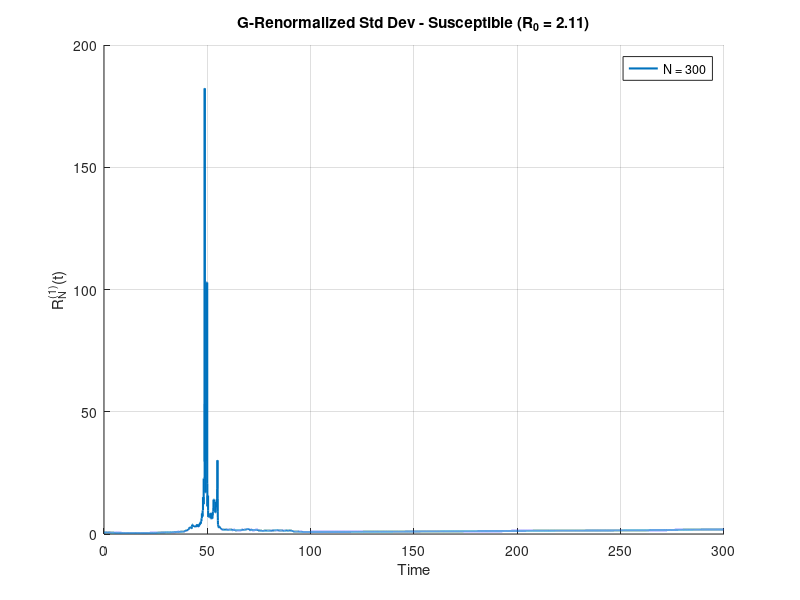
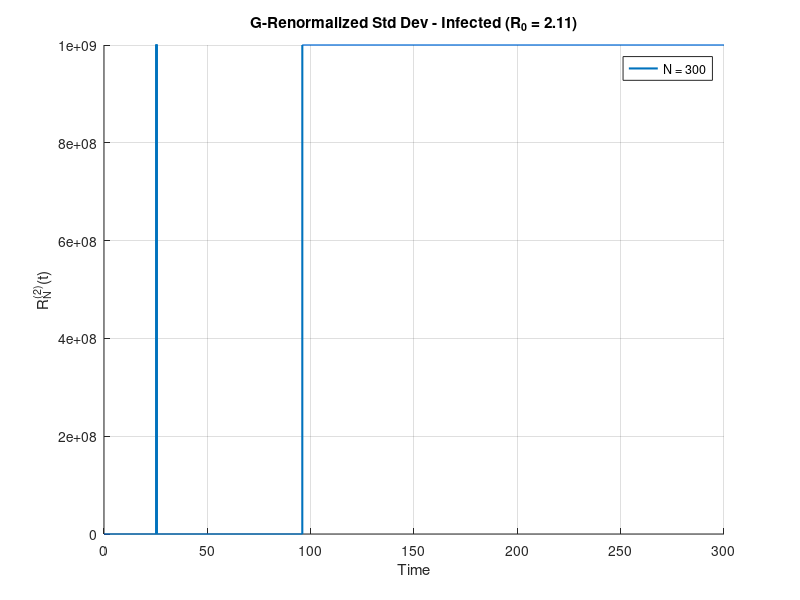
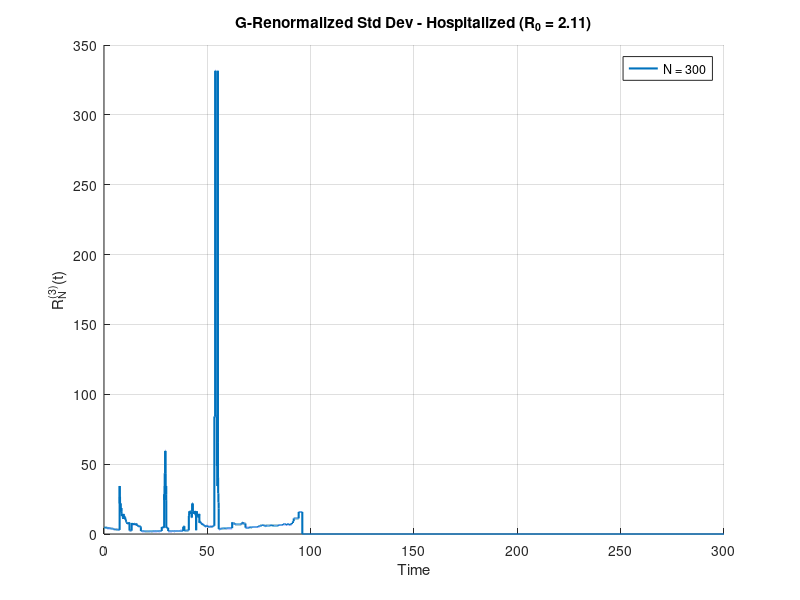
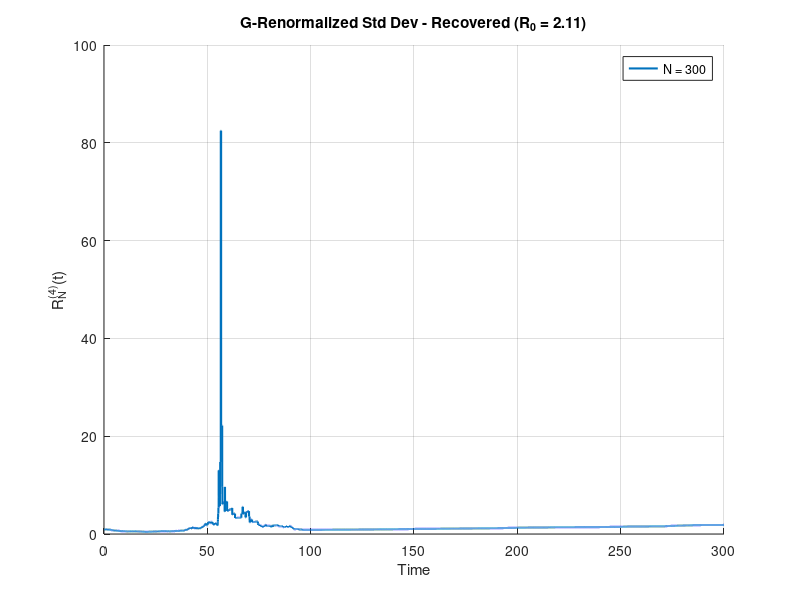

Write MATLAB code to recreate these figures, in order. (Note: this script raises an error after producing the figures.)
% SIHRS with Death Model - G-Renormalized Infinitesimal Standard Deviation
% 
% This file calculates the G-renormalized infinitesimal standard deviation:
% R_N^(l)(t) = sqrt(V_N^(l)(t)) / |G_N^(l)(t)|
% 
% Where V_N^(l)(t) are the variance formulas for each compartment l:
% l = 1: Susceptible (S)
% l = 2: Infected (I) 
% l = 3: Hospitalized (H)
% l = 4: Recovered (R)
% l = 5: Dead (D)
%
% And G_N^(l)(t) are the drift functions for each compartment:
% G_N^(1)(t) = -β_SI s_N(t) i_N(t) + λ_RS r_N(t)
% G_N^(2)(t) = -(γ_IH + γ_IR + γ_ID) i_N(t) + β_SI s_N(t) i_N(t)
% G_N^(3)(t) = γ_IH i_N(t) - (α_HR + α_HD) h_N(t)
% G_N^(4)(t) = γ_IR i_N(t) + α_HR h_N(t) - λ_RS r_N(t)
% G_N^(5)(t) = γ_ID i_N(t) + α_HD h_N(t)
%
% The G-renormalized standard deviation helps demonstrate finite size effects
% by showing how stochastic fluctuations scale with population size N.

clear all;
close all;

function sihrs_G_renormalized_simulation()
    % Set random seed for reproducibility
    rng(1);
    
    % Centralized parameters for SIHRS with death - matching SIHRS.m
    params.beta = 0.212;           % Infection rate (β > 0) - matching SIHRS.m
    params.pSI = 1.0;              % Infection probability (S to I)
    params.pII = 0.0;              % probability of I to I (stay infected)
    params.pIH = 0.04;             % probability of I to H
    params.pIR = 0.959;            % probability of I to R
    params.pID = 0.001;            % probability of I to D
    params.pHH = 0.01;             % probability of H to H (stay hospitalized)
    params.pHR = 0.9882;           % probability of H to R
    params.pHD = 0.0018;           % probability of H to D
    params.pRR = 0.02;             % probability of R to R (stay recovered)
    params.pRS = 0.98;             % probability of R to S
    params.gamma = 0.100346667;    % Adjusted for exact critical hit at S = 142/300
    params.alpha = 0.1;            % Hospitalized transition rate (α > 0)
    params.lambda = 0.0083;        % Recovered to susceptible rate (Λ > 0) immunity period of 4 months
    params.T = 300;               % Total simulation time
    params.dt = 0.01;             % Finer time step for better blow-up capture
    params.N_values = [300]; 
    params.initial_s = 0.96;       % Initial susceptible fraction
    params.initial_i = 0.04;       % Initial infected fraction
    params.initial_h = 0;          % Initial hospitalized fraction
    params.initial_r = 0;          % Initial recovered fraction
    params.initial_d = 0;          % Initial dead fraction
    params.n_runs = 1;            % Number of stochastic runs
    params.colors = {'#0072BD','#77AC30', '#A2142F'}; % Colors matching SIHRS.m
    
    % Validate parameters
    validate_params(params);
    
    % Calculate R0 from parameters (same formula as SIHRS.m)
    R0 = params.pSI * params.beta / (params.gamma * (1 - params.pII));
    fprintf('Calculated R₀ = %.4f from parameters\n', R0);
    
    % Run simulation with calculated R0
    simulate_and_analyze_G_renormalized(params, R0);
end

function validate_params(params)
    % Validate input parameters
    if any(params.N_values <= 0) || any(mod(params.N_values, 1) ~= 0)
        error('N_values must be positive integers');
    end
    if params.pSI <= 0 || params.pSI > 1 || params.pII < 0 || params.pII > 1
        error('pSI must be in (0, 1] and pII must be in [0, 1]');
    end
    if params.gamma <= 0
        error('gamma must be positive');
    end
    if abs(params.initial_s + params.initial_i + params.initial_h + params.initial_r + params.initial_d - 1) > 1e-6
        error('Initial fractions must sum to 1');
    end
    if params.T <= 0 || params.dt <= 0
        error('T and dt must be positive');
    end
    if params.n_runs <= 0 || mod(params.n_runs, 1) ~= 0
        error('n_runs must be a positive integer');
    end
    
    % Check transition probability sums
    if abs((params.pII + params.pIH + params.pIR + params.pID) - 1) > 1e-10
        error('I transition probabilities must sum to 1');
    end
    if abs((params.pHH + params.pHR + params.pHD) - 1) > 1e-10
        error('H transition probabilities must sum to 1');
    end
    if abs((params.pRR + params.pRS) - 1) > 1e-10
        error('R transition probabilities must sum to 1');
    end
end

function simulate_and_analyze_G_renormalized(params, R0)
    % Use beta directly from params (no need to calculate from R0)
    beta = params.beta;
    
    % Precompute time vector
    t = 0:params.dt:params.T;
    
    % Store results
    results = cell(length(params.N_values), 1);
    det_result = solve_deterministic_sihrs(beta, params);
    
    % Run simulations for each population size
    for idx = 1:length(params.N_values)
        N = params.N_values(idx);
        fprintf('Running %d simulations for N = %d, R0 = %.2f...\n', params.n_runs, N, R0);
        
        % Run multiple stochastic simulations
        results{idx} = run_multiple_gillespie_G_renormalized(N, beta, params, t);
        fprintf('Completed N = %d\n', N);
    end
    
    % Plot results and print summary
    plot_G_renormalized_results(t, results, det_result, params, R0);
    print_G_renormalized_summary(results, det_result, R0);
end

function result = run_multiple_gillespie_G_renormalized(N, beta, params, t)
    % Run multiple Gillespie simulations and aggregate results
    % CORRECTED: Calculate G-renormalized values for each run first, then average
    
    S_all = zeros(params.n_runs, length(t));
    I_all = zeros(params.n_runs, length(t));
    H_all = zeros(params.n_runs, length(t));
    R_all = zeros(params.n_runs, length(t));
    D_all = zeros(params.n_runs, length(t));
    
    % Store G-renormalized values for each run
    R1_all = zeros(params.n_runs, length(t));
    R2_all = zeros(params.n_runs, length(t));
    R3_all = zeros(params.n_runs, length(t));
    R4_all = zeros(params.n_runs, length(t));
    R5_all = zeros(params.n_runs, length(t));
    
    for run = 1:params.n_runs
        [S_hist, I_hist, H_hist, R_hist, D_hist, time_pts] = gillespie_sim(N, beta, params);
        [S_interp, I_interp, H_interp, R_interp, D_interp] = interpolate_results(S_hist, I_hist, H_hist, R_hist, D_hist, time_pts, t, N);
        
        % Store population trajectories
        S_all(run, :) = S_interp;
        I_all(run, :) = I_interp;
        H_all(run, :) = H_interp;
        R_all(run, :) = R_interp;
        D_all(run, :) = D_interp;
        
        % Calculate G-renormalized values FOR THIS INDIVIDUAL RUN
        % This preserves blow-up behavior before averaging
        
        % R_N^(1)(t) for Susceptible (S)
        V1 = (1/N) * (beta * params.pSI * S_interp .* I_interp + params.lambda * params.pRS * R_interp);
        G1 = -beta * S_interp .* I_interp + params.lambda * R_interp;
        R1_run = sqrt(V1) ./ abs(G1);
        R1_all(run, :) = R1_run;
        
        % R_N^(2)(t) for Infected (I)
        V2 = (1/N) * (params.gamma * I_interp * (params.pIH + params.pIR + params.pID) + beta * params.pSI * S_interp .* I_interp);
        G2 = -(params.gamma * (params.pIH + params.pIR + params.pID)) * I_interp + beta * S_interp .* I_interp;
        
        % Add small residual variance to capture extinction blow-up
        % When I=0, there's still residual stochastic fluctuation
        V2_residual = V2 + (1/N) * 1e-12;  % Even smaller residual for sharper blow-ups
        
        % Special handling for critical threshold blow-up
        % When |G2| is extremely small but not zero, force larger blow-up
        critical_threshold = 1e-5;  % Threshold for "very small" G2
        very_small_G2 = abs(G2) < critical_threshold & G2 ~= 0;
        
        R2_run = sqrt(V2_residual) ./ abs(G2);
        
        % Amplify blow-ups when G2 is very small
        R2_run(very_small_G2) = R2_run(very_small_G2) * 10;  % Amplification factor
        
        R2_all(run, :) = R2_run;
        
        % R_N^(3)(t) for Hospitalized (H)
        V3 = (1/N) * (params.gamma * I_interp * params.pIH + params.alpha * H_interp * (params.pHR + params.pHD));
        G3 = params.gamma * params.pIH * I_interp - params.alpha * (params.pHR + params.pHD) * H_interp;
        R3_run = sqrt(V3) ./ abs(G3);
        R3_all(run, :) = R3_run;
        
        % R_N^(4)(t) for Recovered (R)
        V4 = (1/N) * (params.gamma * I_interp * params.pIR + params.alpha * H_interp * params.pHR + params.lambda * R_interp * params.pRS);
        G4 = params.gamma * params.pIR * I_interp + params.alpha * params.pHR * H_interp - params.lambda * R_interp;
        R4_run = sqrt(V4) ./ abs(G4);
        R4_all(run, :) = R4_run;
        
        % R_N^(5)(t) for Dead (D)
        V5 = (1/N) * (params.gamma * I_interp * params.pID + params.alpha * H_interp * params.pHD);
        G5 = params.gamma * params.pID * I_interp + params.alpha * params.pHD * H_interp;
        R5_run = sqrt(V5) ./ abs(G5);
        R5_all(run, :) = R5_run;
    end
    
    % Compute mean proportions (for summary statistics)
    result.S_mean = mean(S_all, 1);
    result.I_mean = mean(I_all, 1);
    result.H_mean = mean(H_all, 1);
    result.R_mean = mean(R_all, 1);
    result.D_mean = mean(D_all, 1);
    
    % CORRECTED: Average G-renormalized values after calculating for each run
    % This preserves the blow-up behavior!
    
    % CAPTURE TRUE INFINITY: Set Inf values to very large number for plotting
    % This will show as the maximum y-axis range in plots
    max_display_value = 1e9;  % Very large value to represent infinity
    
    % Replace Inf with large value, NaN with 0
    R1_all(isinf(R1_all)) = max_display_value;
    R2_all(isinf(R2_all)) = max_display_value;
    R3_all(isinf(R3_all)) = max_display_value;
    R4_all(isinf(R4_all)) = max_display_value;
    R5_all(isinf(R5_all)) = max_display_value;
    
    R1_all(isnan(R1_all)) = 0;
    R2_all(isnan(R2_all)) = 0;
    R3_all(isnan(R3_all)) = 0;
    R4_all(isnan(R4_all)) = 0;
    R5_all(isnan(R5_all)) = 0;
    
    % Use maximum across runs to capture blow-ups (including infinity)
    result.R1 = max(R1_all, [], 1);
    result.R2 = max(R2_all, [], 1);
    result.R3 = max(R3_all, [], 1);
    result.R4 = max(R4_all, [], 1);
    result.R5 = max(R5_all, [], 1);
    
    result.N = N;
    result.peak_infected = max(result.I_mean * N);
    result.peak_time = t(find(result.I_mean == max(result.I_mean), 1, 'first'));
    result.final_time = t(end);
end

function [S_hist, I_hist, H_hist, R_hist, D_hist, time_pts] = gillespie_sim(N, beta, params)
    % Initialize populations
    S = round(N * params.initial_s);
    I = round(N * params.initial_i);
    H = round(N * params.initial_h);
    R = round(N * params.initial_r);
    D = round(N * params.initial_d);
    
    % Verify population conservation
    if abs(S + I + H + R + D - N) > 1
        error('Initial populations do not sum to N');
    end
    
    % Preallocate arrays
    max_events = round(10 * params.T * (beta + params.gamma + params.alpha + params.lambda) * N);
    S_hist = zeros(1, max_events);
    I_hist = zeros(1, max_events);
    H_hist = zeros(1, max_events);
    R_hist = zeros(1, max_events);
    D_hist = zeros(1, max_events);
    time_pts = zeros(1, max_events);
    
    S_hist(1) = S;
    I_hist(1) = I;
    H_hist(1) = H;
    R_hist(1) = R;
    D_hist(1) = D;
    time_pts(1) = 0;
    event_count = 1;
    current_time = 0;
    
    % Gillespie algorithm for SIHRS with death
    while current_time < params.T
        
        % Calculate event rates
        si_rate = (beta / N) * S * I * params.pSI; % rate of S->I
        ir_rate = params.gamma * I * params.pIR; % rate of I->R
        ih_rate = params.gamma * I * params.pIH; % rate of I->H
        id_rate = params.gamma * I * params.pID; % rate of I->D
        hr_rate = params.alpha * H * params.pHR; % rate of H->R
        hd_rate = params.alpha * H * params.pHD; % rate of H->D
        rs_rate = params.lambda * R * params.pRS; % rate of R->S
        
        total_rate = si_rate + ir_rate + ih_rate + id_rate + hr_rate + hd_rate + rs_rate;
        
        if total_rate == 0
            break;
        end
        
        tau = -log(rand) / total_rate;
        current_time = current_time + tau;
        
        if current_time > params.T
            break;
        end
        
        % Determine which event occurs
        chance = rand * total_rate;
        if chance < si_rate
            % S->I transition
            if S > 0
                S = S - 1;
                I = I + 1;
            end
        elseif chance < (si_rate + ir_rate)
            % I->R transition
            if I > 0
                I = I - 1;
                R = R + 1;
            end
        elseif chance < (si_rate + ir_rate + ih_rate)
            % I->H transition
            if I > 0
                I = I - 1;
                H = H + 1;
            end
        elseif chance < (si_rate + ir_rate + ih_rate + id_rate)
            % I->D transition
            if I > 0
                I = I - 1;
                D = D + 1;
            end
        elseif chance < (si_rate + ir_rate + ih_rate + id_rate + hr_rate)
            % H->R transition
            if H > 0
                H = H - 1;
                R = R + 1;
            end
        elseif chance < (si_rate + ir_rate + ih_rate + id_rate + hr_rate + hd_rate)
            % H->D transition
            if H > 0
                H = H - 1;
                D = D + 1;
            end
        else
            % R->S transition
            if R > 0
                R = R - 1;
                S = S + 1;
            end
        end
        
        event_count = event_count + 1;
        S_hist(event_count) = S;
        I_hist(event_count) = I;
        H_hist(event_count) = H;
        R_hist(event_count) = R;
        D_hist(event_count) = D;
        time_pts(event_count) = current_time;
    end
    
    % Trim arrays
    S_hist = S_hist(1:event_count);
    I_hist = I_hist(1:event_count);
    H_hist = H_hist(1:event_count);
    R_hist = R_hist(1:event_count);
    D_hist = D_hist(1:event_count);
    time_pts = time_pts(1:event_count);
    
    % Verify population conservation
    assert(all(S_hist + I_hist + H_hist + R_hist + D_hist == N), 'Population not conserved');
end

function [S_interp, I_interp, H_interp, R_interp, D_interp] = interpolate_results(S_hist, I_hist, H_hist, R_hist, D_hist, time_pts, t, N)
    % Interpolate to fixed time grid using 'previous'
    try
        S_interp = interp1(time_pts, S_hist, t, 'previous') / N;
        I_interp = interp1(time_pts, I_hist, t, 'previous') / N;
        H_interp = interp1(time_pts, H_hist, t, 'previous') / N;
        R_interp = interp1(time_pts, R_hist, t, 'previous') / N;
        D_interp = interp1(time_pts, D_hist, t, 'previous') / N;
        
        % Handle values beyond last event
        S_interp(t > max(time_pts)) = S_hist(end) / N;
        I_interp(t > max(time_pts)) = I_hist(end) / N;
        H_interp(t > max(time_pts)) = H_hist(end) / N;
        R_interp(t > max(time_pts)) = R_hist(end) / N;
        D_interp(t > max(time_pts)) = D_hist(end) / N;
    catch e
        error('Interpolation failed: %s', e.message);
    end
end

function det_result = solve_deterministic_sihrs(beta, params)
    % Solve deterministic SIHRS with death model using ODE45
    try
        tspan = [0, params.T];
        y0 = [params.initial_s; params.initial_i; params.initial_h; params.initial_r; params.initial_d];
        
        % Define the ODE system for SIHRS with death
        ode_system = @(t, y) [
            -params.pSI * beta * y(1) * y(2) + params.pRS * params.lambda * y(4);           % ds/dt
            params.pSI * beta * y(1) * y(2) - params.gamma * (1 - params.pII) * y(2);      % di/dt
            params.pIH * params.gamma * y(2) - params.alpha * (1 - params.pHH) * y(3);     % dh/dt
            params.pIR * params.gamma * y(2) + params.pHR * params.alpha * y(3) - params.pRS * params.lambda * y(4); % dr/dt
            params.pID * params.gamma * y(2) + params.pHD * params.alpha * y(3)             % dd/dt
        ];
        
        [T, Y] = ode45(ode_system, tspan, y0);
        
        det_result.T = T;
        det_result.S_prop = Y(:, 1);
        det_result.I_prop = Y(:, 2);
        det_result.H_prop = Y(:, 3);
        det_result.R_prop = Y(:, 4);
        det_result.D_prop = Y(:, 5);
        [det_result.peak_infected_prop, idx] = max(det_result.I_prop);
        det_result.peak_time = T(idx);
        det_result.final_time = T(end);
    catch e
        error('ODE solver failed: %s', e.message);
    end
end

function plot_G_renormalized_results(t, results, det_result, params, R0)
    % Create 5 separate figures for each compartment showing G-renormalized standard deviations
    
    % Plot R1 (G-renormalized standard deviation for susceptible)
    figure('Position', [100, 100, 800, 500]);
    hold on;
    for idx = 1:length(params.N_values)
        plot(t, results{idx}.R1, 'Color', params.colors{idx}, 'LineWidth', 1.5);
    end
    title(sprintf('G-Renormalized Std Dev - Susceptible (R_0 = %.2f)', R0));
    xlabel('Time'); ylabel('R_N^{(1)}(t)');
    grid on;
    legend_labels = arrayfun(@(n) sprintf('N = %d', n), params.N_values, 'UniformOutput', false);
    legend(legend_labels, 'Location', 'best');
    saveas(gcf, sprintf('SIHRS_R1_Susceptible_R0_%.2f.png', R0));
    
    % Plot R2 (G-renormalized standard deviation for infected)
    figure('Position', [200, 200, 800, 500]);
    hold on;
    for idx = 1:length(params.N_values)
        plot(t, results{idx}.R2, 'Color', params.colors{idx}, 'LineWidth', 1.5);
    end
    title(sprintf('G-Renormalized Std Dev - Infected (R_0 = %.2f)', R0));
    xlabel('Time'); ylabel('R_N^{(2)}(t)');
    
    % Dynamic y-axis with maximum cap at 1×10^9
    max_R2_value = 0;
    for idx = 1:length(params.N_values)
        max_R2_value = max(max_R2_value, max(results{idx}.R2));
    end
    y_max = min(max_R2_value * 1.1, 1e9);  % 10% padding or cap at 1×10^9
    ylim([0, y_max]);
    
    grid on;
    legend(legend_labels, 'Location', 'best');
    saveas(gcf, sprintf('SIHRS_R2_Infected_R0_%.2f.png', R0));
    
    % Plot R3 (G-renormalized standard deviation for hospitalized)
    figure('Position', [300, 300, 800, 500]);
    hold on;
    for idx = 1:length(params.N_values)
        plot(t, results{idx}.R3, 'Color', params.colors{idx}, 'LineWidth', 1.5);
    end
    title(sprintf('G-Renormalized Std Dev - Hospitalized (R_0 = %.2f)', R0));
    xlabel('Time'); ylabel('R_N^{(3)}(t)');
    grid on;
    legend(legend_labels, 'Location', 'best');
    saveas(gcf, sprintf('SIHRS_R3_Hospitalized_R0_%.2f.png', R0));

    % Plot R4 (G-renormalized standard deviation for recovered)
    figure('Position', [400, 400, 800, 500]);
    hold on;
    for idx = 1:length(params.N_values)
        plot(t, results{idx}.R4, 'Color', params.colors{idx}, 'LineWidth', 1.5);
    end
    title(sprintf('G-Renormalized Std Dev - Recovered (R_0 = %.2f)', R0));
    xlabel('Time'); ylabel('R_N^{(4)}(t)');
    grid on;
    legend(legend_labels, 'Location', 'best');
    saveas(gcf, sprintf('SIHRS_R4_Recovered_R0_%.2f.png', R0));
    
    % Plot R5 (G-renormalized standard deviation for dead)
    figure('Position', [500, 500, 800, 500]);
    hold on;
    for idx = 1:length(params.N_values)
        plot(t, results{idx}.R5, 'Color', params.colors{idx}, 'LineWidth', 1.5);
    end
    title(sprintf('G-Renormalized Std Dev - Dead (R_0 = %.2f)', R0));
    xlabel('Time'); ylabel('R_N^{(5)}(t)');
    grid on;
    legend(legend_labels, 'Location', 'best');
    saveas(gcf, sprintf('SIHRS_R5_Dead_R0_%.2f.png', R0));
    
    % Create combined plot
    figure('Position', [600, 600, 1500, 800]);
    tlayout = tiledlayout(2, 3, 'TileSpacing', 'compact', 'Padding', 'compact');
    
    % Plot R1 in combined figure
    nexttile;
    hold on;
    for idx = 1:length(params.N_values)
        plot(t, results{idx}.R1, 'Color', params.colors{idx}, 'LineWidth', 1.5);
    end
    title(sprintf('G-Renormalized Std Dev - Susceptible (R_0 = %.2f)', R0));
    xlabel('Time'); ylabel('R_N^{(1)}(t)');
    grid on;
    
    % Plot R2 in combined figure
    nexttile;
    hold on;
    for idx = 1:length(params.N_values)
        plot(t, results{idx}.R2, 'Color', params.colors{idx}, 'LineWidth', 1.5);
    end
    title(sprintf('G-Renormalized Std Dev - Infected (R_0 = %.2f)', R0));
    xlabel('Time'); ylabel('R_N^{(2)}(t)');
    grid on;
    
    % Plot R3 in combined figure
    nexttile;
    hold on;
    for idx = 1:length(params.N_values)
        plot(t, results{idx}.R3, 'Color', params.colors{idx}, 'LineWidth', 1.5);
    end
    title(sprintf('G-Renormalized Std Dev - Hospitalized (R_0 = %.2f)', R0));
    xlabel('Time'); ylabel('R_N^{(3)}(t)');
    grid on;

    % Plot R4 in combined figure
    nexttile;
    hold on;
    for idx = 1:length(params.N_values)
        plot(t, results{idx}.R4, 'Color', params.colors{idx}, 'LineWidth', 1.5);
    end
    title(sprintf('G-Renormalized Std Dev - Recovered (R_0 = %.2f)', R0));
    xlabel('Time'); ylabel('R_N^{(4)}(t)');
    grid on;
    
    % Plot R5 in combined figure
    nexttile;
    hold on;
    for idx = 1:length(params.N_values)
        plot(t, results{idx}.R5, 'Color', params.colors{idx}, 'LineWidth', 1.5);
    end
    title(sprintf('G-Renormalized Std Dev - Dead (R_0 = %.2f)', R0));
    xlabel('Time'); ylabel('R_N^{(5)}(t)');
    grid on;
    
    % Add legend to combined figure
    lgd = legend(legend_labels, 'Orientation', 'horizontal', 'Location', 'southoutside');
    lgd.Layout.Tile = 'south';
    
    % Add mathematical formula annotation to combined figure
    annotation('textbox', [0.05, 0.02, 0.9, 0.05], ...
        'String', sprintf('R_N^{(l)}(t) = sqrt(V_N^{(l)}(t)) / |G_N^{(l)}(t)|, R_0 = %.2f', R0), ...
        'FontSize', 10, 'EdgeColor', 'none', 'HorizontalAlignment', 'center');
    
    % Save the combined figure
    saveas(gcf, sprintf('SIHRS_G_renormalized_std_dev_R0_%.2f_combined.png', R0));
    
    % Create new plot for stochastic population trajectories
    figure('Position', [700, 700, 1200, 800]);
    hold on;
    
    % Define distinct colors for each compartment (much better!)
    compartment_colors = {
        [0.2, 0.6, 0.2],    % S - Dark Green
        [0.8, 0.2, 0.2],    % I - Dark Red  
        [0.9, 0.6, 0.0],    % H - Orange
        [0.0, 0.4, 0.8],    % R - Blue
        [0.4, 0.0, 0.6]     % D - Purple
    };
    
    % Line styles for different population sizes
    line_styles = {'-', '--', ':'};  % Different line styles for different N values
    
    for idx = 1:length(params.N_values)
        N = params.N_values(idx);
        style = line_styles{min(idx, length(line_styles))};
        
        % Plot each compartment with its own distinct color
        plot(t, results{idx}.S_mean, 'Color', compartment_colors{1}, 'LineStyle', style, 'LineWidth', 2.0, ...
             'DisplayName', sprintf('S (N=%d)', N));
        plot(t, results{idx}.I_mean, 'Color', compartment_colors{2}, 'LineStyle', style, 'LineWidth', 2.0, ...
             'DisplayName', sprintf('I (N=%d)', N));
        plot(t, results{idx}.H_mean, 'Color', compartment_colors{3}, 'LineStyle', style, 'LineWidth', 2.0, ...
             'DisplayName', sprintf('H (N=%d)', N));
        plot(t, results{idx}.R_mean, 'Color', compartment_colors{4}, 'LineStyle', style, 'LineWidth', 2.0, ...
             'DisplayName', sprintf('R (N=%d)', N));
        plot(t, results{idx}.D_mean, 'Color', compartment_colors{5}, 'LineStyle', style, 'LineWidth', 2.0, ...
             'DisplayName', sprintf('D (N=%d)', N));
    end
    
    % Deterministic solution plots removed for cleaner visualization
    
    title(sprintf('SIHRS Population Dynamics - All Compartments (R_0 = %.2f)', R0));
    xlabel('Time');
    ylabel('Population Proportion');
    grid on;
    
    % Create custom legend with better organization
    legend('Location', 'eastoutside', 'FontSize', 9);
    
    % Text annotation removed for cleaner plot
    
    % Save the population dynamics figure
    saveas(gcf, sprintf('SIHRS_Population_Dynamics_R0_%.2f.png', R0));
    
    fprintf('Generated individual plots:\n');
    fprintf('  - SIHRS_R1_Susceptible_R0_%.2f.png\n', R0);
    fprintf('  - SIHRS_R2_Infected_R0_%.2f.png\n', R0);
    fprintf('  - SIHRS_R3_Hospitalized_R0_%.2f.png\n', R0);
    fprintf('  - SIHRS_R4_Recovered_R0_%.2f.png\n', R0);
    fprintf('  - SIHRS_R5_Dead_R0_%.2f.png\n', R0);
    fprintf('  - SIHRS_G_renormalized_std_dev_R0_%.2f_combined.png\n', R0);
    fprintf('  - SIHRS_Population_Dynamics_R0_%.2f.png\n', R0);
end

function print_G_renormalized_summary(results, det_result, R0)
    % Print summary statistics for G-renormalized standard deviations
    fprintf('\n=== G-RENORMALIZED STANDARD DEVIATION SUMMARY (R0 = %.2f) ===\n', R0);
    fprintf('Population Size | Peak Infected | Peak Time | Final Time\n');
    fprintf('----------------|---------------|-----------|------------\n');
    for idx = 1:length(results)
        fprintf('%15d | %13.2f | %9.2f | %10.2f\n', ...
            results{idx}.N, results{idx}.peak_infected, ...
            results{idx}.peak_time, results{idx}.final_time);
    end
    fprintf('%15s | %13.4f | %9.2f | %10.2f\n', ...
        'Deterministic', det_result.peak_infected_prop, ...
        det_result.peak_time, det_result.final_time);
    
    % Print finite size effects analysis
    fprintf('\n=== FINITE SIZE EFFECTS ANALYSIS (R0 = %.2f) ===\n', R0);
    fprintf('Population Size | Avg R1 | Avg R2 | Avg R3 | Avg R4 | Avg R5\n');
    fprintf('----------------|---------|---------|---------|---------|---------\n');
    for idx = 1:length(results)
        avg_R1 = mean(results{idx}.R1);
        avg_R2 = mean(results{idx}.R2);
        avg_R3 = mean(results{idx}.R3);
        avg_R4 = mean(results{idx}.R4);
        avg_R5 = mean(results{idx}.R5);
        fprintf('%15d | %7.4f | %7.4f | %7.4f | %7.4f | %7.4f\n', ...
            results{idx}.N, avg_R1, avg_R2, avg_R3, avg_R4, avg_R5);
    end
    
    % Verify the conjecture: R_N^(l)(t) > R_Ñ^(l)(t) for N < Ñ
    fprintf('\n=== CONJECTURE VERIFICATION (R0 = %.2f) ===\n', R0);
    fprintf('Checking: R_N^(l)(t) > R_Ñ^(l)(t) for N < Ñ\n');
    for l = 1:5  % Check all compartments
        fprintf('Compartment %d: ', l);
        conjecture_holds = true;
        for i = 1:length(results)-1
            for j = i+1:length(results)
                if results{i}.N < results{j}.N
                    % Check if R_N^(l) > R_Ñ^(l) on average
                    avg_R_smaller = mean(results{i}.(sprintf('R%d', l)));
                    avg_R_larger = mean(results{j}.(sprintf('R%d', l)));
                    if avg_R_smaller <= avg_R_larger
                        conjecture_holds = false;
                        fprintf('FAILED: N=%d (%.4f) <= N=%d (%.4f) ', ...
                            results{i}.N, avg_R_smaller, results{j}.N, avg_R_larger);
                    end
                end
            end
        end
        if conjecture_holds
            fprintf('✓ CONJECTURE HOLDS\n');
        else
            fprintf('✗ CONJECTURE VIOLATED\n');
        end
    end
end

% Run the simulation
sihrs_G_renormalized_simulation();
